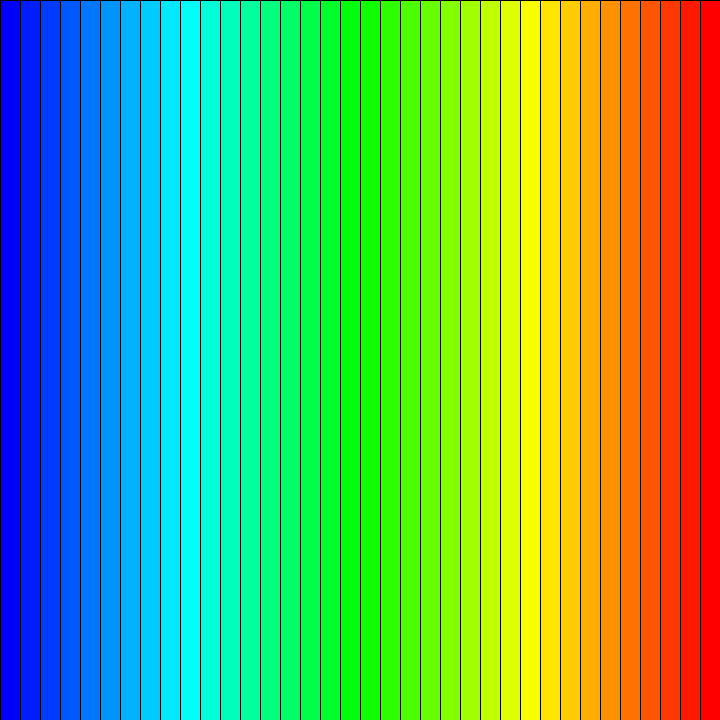
Frame 1 (no input)
Frame 2 (the mouse pressed at the canvas centre, redrawn once): identical to frame 1, image omitted

The Processing sketch that drew this single still picture (run headless with seeded random() and noise(); the mouse was pressed at the canvas centre and the sketch redrawn once):

// Processing sketch: colourGradientTool
// ── colourGradientTool.pde
int hueRed = 0;
int hueBlue = 240;
int mpMin = 300;
int mpMax = 650;
int wsize = 720;

float w;
float hs;
int hue;

void settings() {
  size(wsize, wsize);
}

void setup () {
  colorMode(HSB, 360, 100, 100);
  noLoop();
  w = ((float)wsize) / 36.0;
  hs = ((float)(hueBlue-hueRed)) / 35.0;
}

void draw() {  
  for (int i=0; i<=35; i++) {
    hue = (int)((float)hueRed + (float)(35-i)*hs);
    color c = color(hue, 100, 100);
    fill(c);
    
    int x = (int)(i*w);    
    rect(x,0,w,wsize);
        
    int r = (c >> 16) & 0xFF;  // Faster way of getting red(argb)
    int g = (c >> 8) & 0xFF;   // Faster way of getting green(argb)
    int b = c & 0xFF;          // Faster way of getting blue(argb)
    
    println("{"+(mpMin+i*10)+", {"+(((float)(r))/255)+", "+(((float)(g))/255)+", "+(((float)(b))/255)+", 255}},");
  }
}
